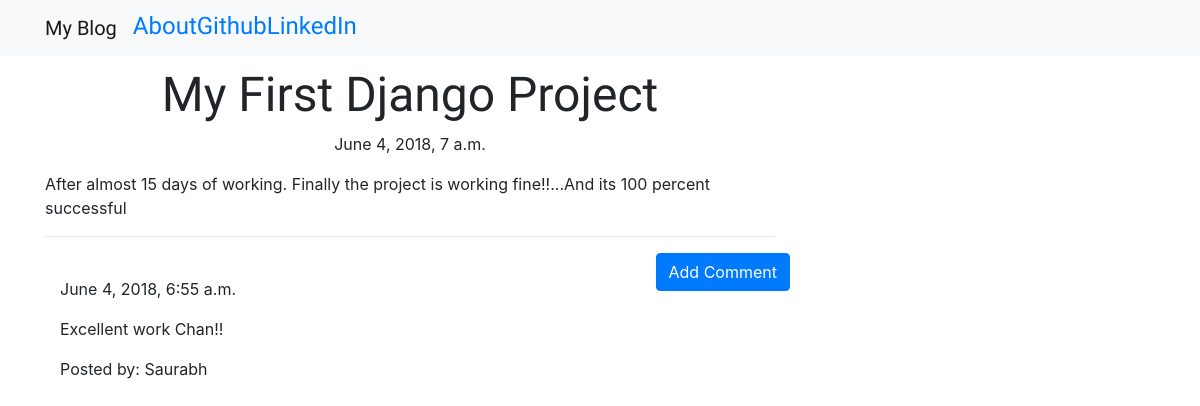
/post/1, run on the app's committed database.
### blog/models.py (models this page shows, shortened)
class Post(models.Model):
	author=models.ForeignKey('auth.User',on_delete=models.CASCADE)	#new superuser created through this
	title=models.CharField(max_length=125)
	text=models.TextField()
	created_date=models.DateTimeField(default=timezone.now())	#created date is now
	published_date=models.DateTimeField(blank=True,null=True)	#this date will be added through below func which will be triggered through btn

class Comment(models.Model):
	post=models.ForeignKey('blog.Post',related_name='comments',on_delete=models.CASCADE)
	author=models.CharField(max_length=125)
	text=models.TextField()
	created_date=models.DateTimeField(default=timezone.now())
	approved_comment=models.BooleanField(default=False)

### blog/views.py (the view)
# urls.py: url(r'^post/(?P<pk>\d+)$',views.PostDetailView.as_view(),name='post_detail'),	#displays that post whose pk is clicked by user
class PostDetailView(DetailView):
	model=Post

### blog/templates/blog/post_detail.html (shortened to what this page needs)
{%extends 'blog/base.html'%}
{% block content %}
<h1 class="posttitle loader">{{post.title}}</h1>
{% if post.published_date %}
	<div class="date postdate">
	{{post.published_date}}
	</div>
{% else %}
	<a class="btn btn-default" href="{% url 'post_publish' pk=post.pk %}">Publish</a>
{% endif %}
<p class="postcontent">{{post.text|safe|linebreaksbr}}</p>
<hr>
<a class="btn btn-primary btn-comment" href="{%url 'add_comment_to_post' pk=post.pk %}">Add Comment</a>
<div class="container">
{% for comment in post.comments.all %}
	<br>
	{% if user.is_authenticated or comment.approved_comment %}
		{{comment.created_date}}
		<p>{{comment.text|safe|linebreaks}}</p>
		<p> Posted by: {{comment.author}}</p>
	{% endif %}
	{% empty %}
		<p>No comments yet</p>
{% endfor %}
</div>
{% endblock %}

### blog/static/css/blog.css (style rules this page uses)
.postdate { text-align:center; }
.posttitle { font-family: 'Exo', sans-serif; font-size: 3em; text-align:center; }
.postcontent { font-family: 'Montserrat'; font-size:1.5em; }

### data on the page
Post: title "My First Django Project", published_date "June 4, 2018, 7 a.m.", text "After almost 15 days of working. Finally the project is working fine!!...And its 100 percent successful"
Comment: created_date "June 4, 2018, 6:55 a.m.", text "Excellent work Chan!!", author "Saurabh"
